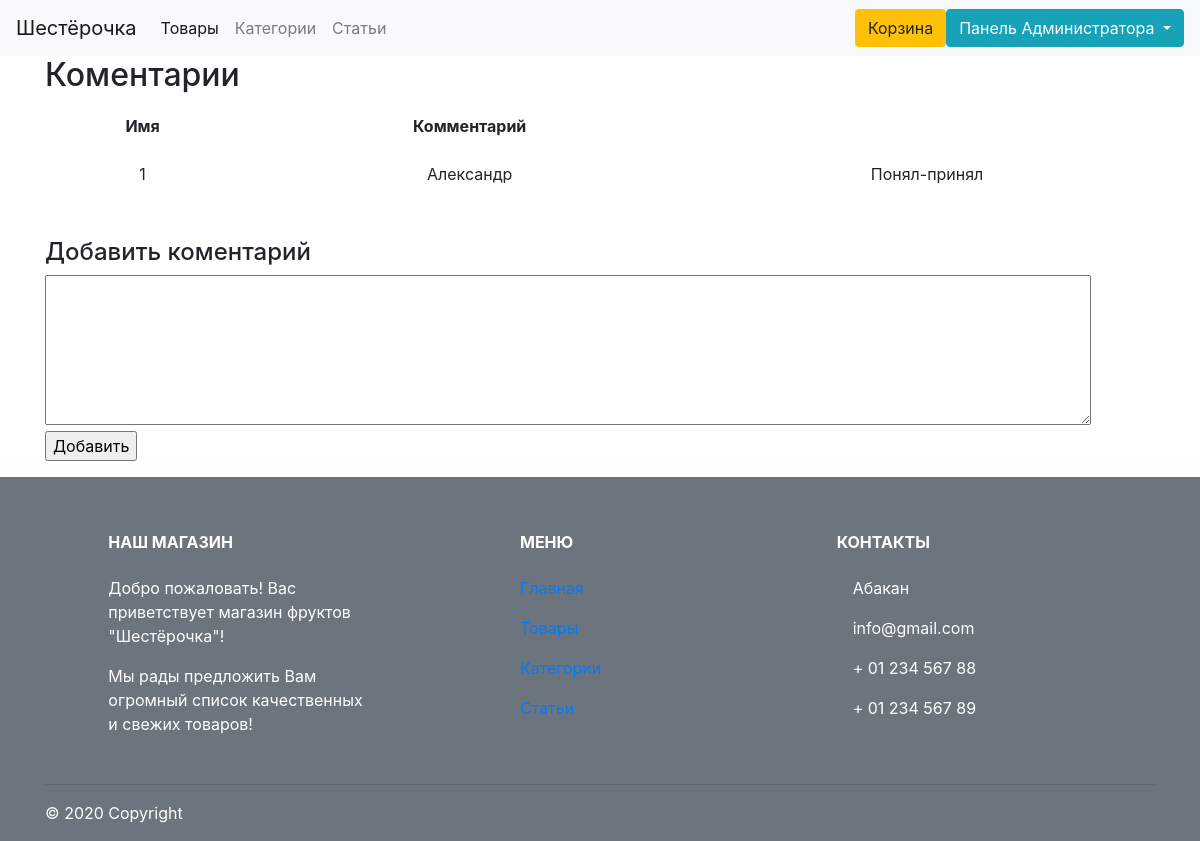
The page /comments.php?id=2 (signed in) on the database as committed earlier.
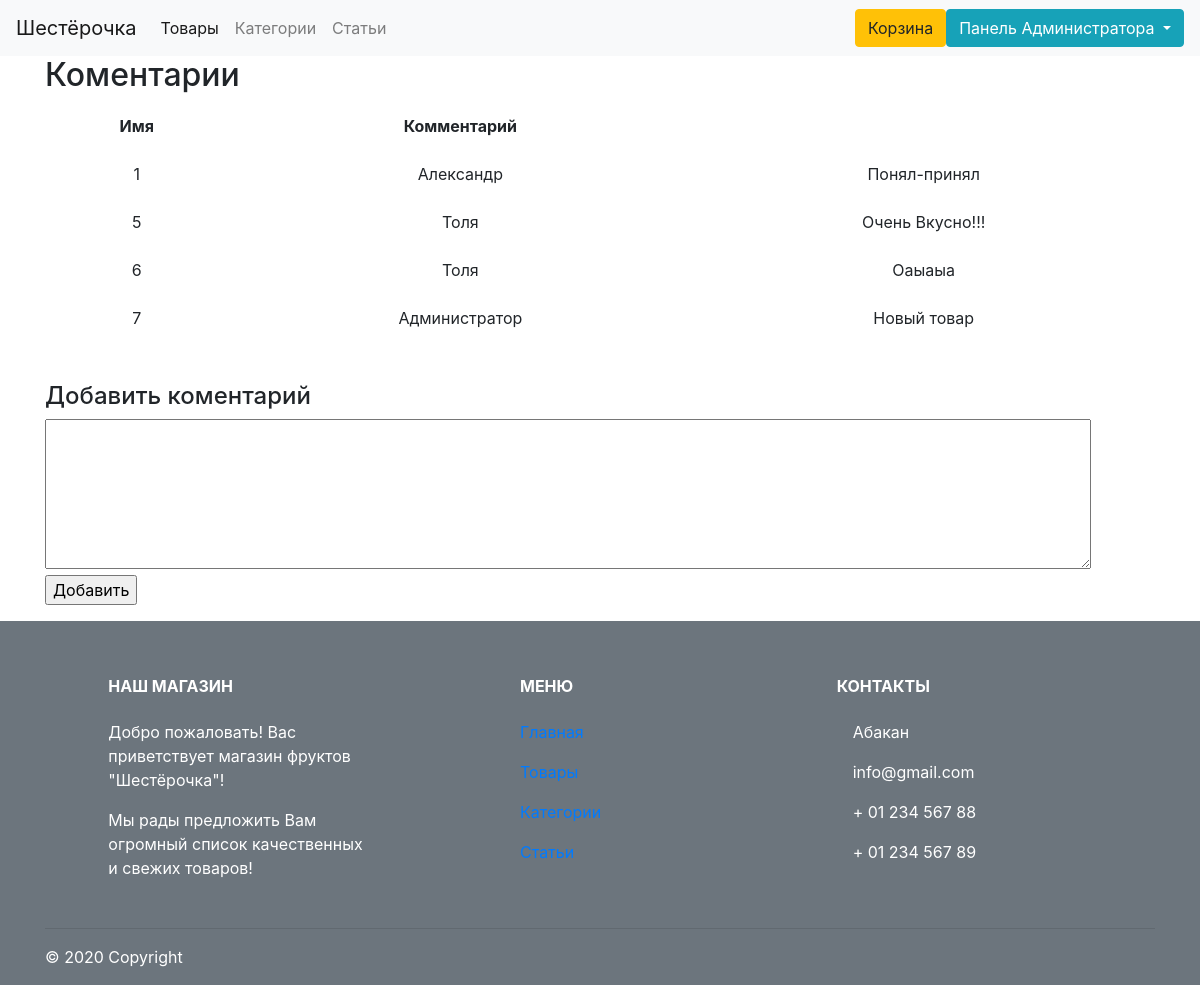
The same page on the database as committed later.
### tables this page shows
CREATE TABLE `comments` (
  `id` int(11) NOT NULL,
  `art` int(11) NOT NULL,
  `user` int(11) NOT NULL,
  `text` text NOT NULL
);

CREATE TABLE `users` (
  `id` int(11) NOT NULL,
  `admin` int(1) NOT NULL,
  `login` varchar(255) NOT NULL,
  `name` varchar(255) NOT NULL,
  `phone` varchar(255) NOT NULL,
  `password` varchar(255) NOT NULL
);

### comments.php (the view, shortened to what this page needs)
<?php
$id = $_GET['id'];
require_once 'navbar.php';
?>
<!DOCTYPE html>
<html lang="en">
<head>
    <link rel="stylesheet" href="https://stackpath.bootstrapcdn.com/bootstrap/4.5.2/css/bootstrap.min.css">
<body>
<section class="container">
        <h2>Коментарии</h2>
        <table class = "table table-borderless">
            <thead class="text-center">
            <tr>
                <th>Имя</th>
                <th>Комментарий</th>
            </tr>
        <?php
        $stmt = $pdo->query("SELECT *,`comments`.id as idR FROM `comments` LEFT JOIN users ON comments.user = users.id WHERE `art` =".$id);
        while ($row = $stmt->fetch())
        {
            echo "<tr>";
            echo '<td>'.$row['idR'].'</td>';
            echo '<td>'.$row['name'].'</td>';
            echo '<td>'.$row['text'].'</td>';
            echo "</tr>";
        }
        ?>
        </table>
        <br>
            <h4>Добавить коментарий</h4>
            <form method="post" enctype="multipart/form-data" action="comments_add.php">
                <textarea name="comment" cols="100" rows="6"></textarea>
                <p class="submit"><input type="submit" name="commit" value="Добавить"></p>
            </form>
</section>
<?php
require_once 'footer.php';
?>
</body>
</html>

Rows that differ between the two databases and show on the page:
added comments: id "5", users.name "Толя", text "Очень Вкусно!!!"
added comments: id "6", users.name "Толя", text "Оаыаыа"
added comments: id "7", users.name "Администратор", text "Новый товар"
